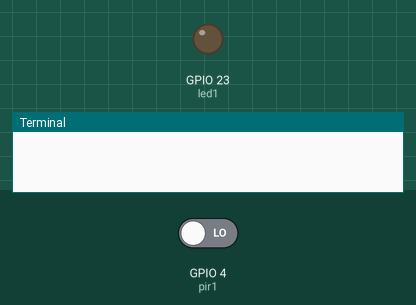
Recording of a program running on a simulated Raspberry Pi (BCM pin numbers). On the bench: output pins drawn as LEDs (lit = HIGH), the last lines printed to the terminal. Inputs (shaded band) come from the test bench; at power-on: GPIO 4 (pir1) LOW. The clock reads 2024-03-15 10:24:30 at power-on unless the program sets it.

Above: at 1.2 s.
1.3 s: GPIO 4 (pir1) driven HIGH
At 2.5 s:
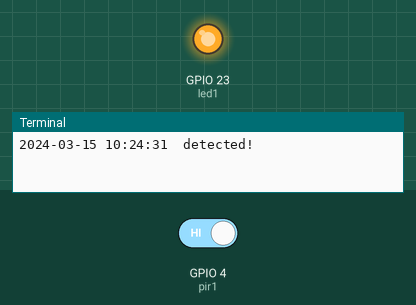
2.8 s: GPIO 4 (pir1) driven LOW
At 3.6 s:
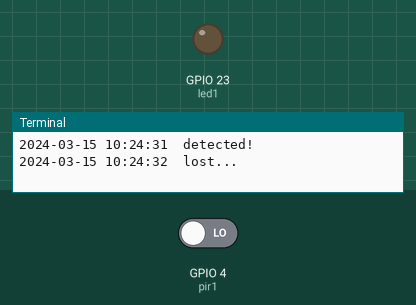
Timing chart, 0 to 5.8 s (numbered marks = the images above; inputs shaded):
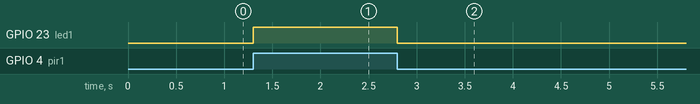

Measured:
- after the input at 1.3 s, GPIO 23 (led1): LOW → HIGH at once
- after the input at 2.8 s, GPIO 23 (led1): HIGH → LOW at once

The program:

08-motion-sensor-01.py
```python
from gpiozero import MotionSensor, LED
from signal import pause
import datetime

# pir: pyroelectric infrared switch

pir1 = MotionSensor(4)
led1 = LED(23)

def found():
    led1.on()
    print(datetime.datetime.now().strftime('%Y-%m-%d %H:%M:%S'), " detected!")
    return

def lost():
    led1.off()
    print(datetime.datetime.now().strftime('%Y-%m-%d %H:%M:%S'), " lost...\n")
    return

pir1.when_motion = found
pir1.when_no_motion = lost

pause()
```
